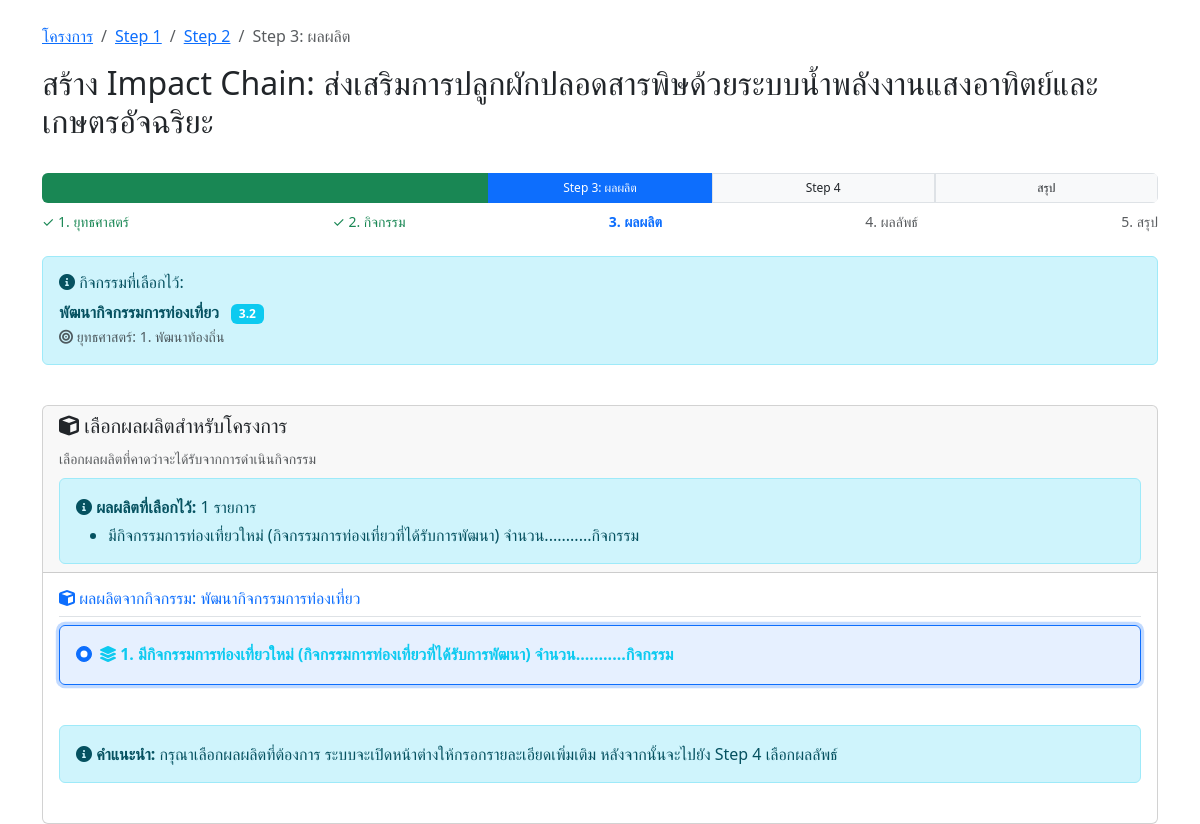
Before: /impact-chain/step3-output.php?project_id=7 (signed in) with the older database file.
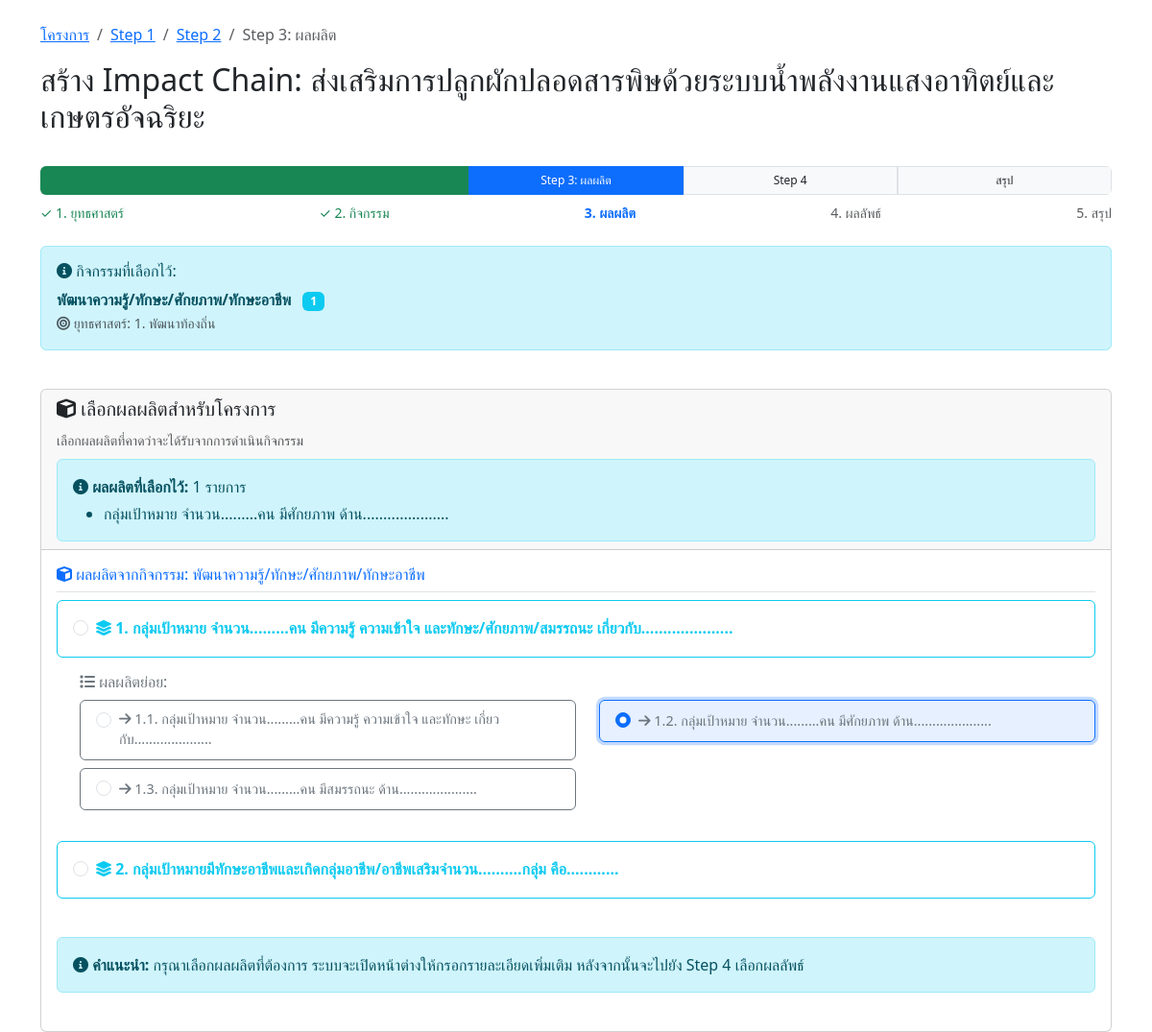
After: the same page with the newer database file.
### tables this page shows
CREATE TABLE `project_activities` (
  `id` int(11) NOT NULL,
  `project_id` int(11) NOT NULL COMMENT 'รหัสโครงการ',
  `activity_id` int(11) NOT NULL COMMENT 'รหัสกิจกรรม',
  `created_by` varchar(100) DEFAULT NULL COMMENT 'ผู้สร้าง',
  `created_at` timestamp NOT NULL DEFAULT current_timestamp(),
  `updated_at` timestamp NOT NULL DEFAULT current_timestamp() ON UPDATE current_timestamp()
);

CREATE TABLE `activities` (
  `activity_id` int(11) NOT NULL,
  `strategy_id` int(11) NOT NULL,
  `activity_code` varchar(20) NOT NULL,
  `activity_name` varchar(500) NOT NULL,
  `activity_description` text DEFAULT NULL
);

CREATE TABLE `strategies` (
  `strategy_id` int(11) NOT NULL,
  `strategy_code` varchar(50) NOT NULL,
  `strategy_name` varchar(255) NOT NULL,
  `description` text DEFAULT NULL,
  `created_at` timestamp NOT NULL DEFAULT current_timestamp()
);

CREATE TABLE `project_outputs` (
  `id` int(11) NOT NULL,
  `project_id` int(11) NOT NULL COMMENT 'รหัสโครงการ',
  `output_id` int(11) NOT NULL COMMENT 'รหัสผลผลิต',
  `output_details` text NOT NULL COMMENT 'รายละเอียดเพิ่มเติมของผลผลิต',
  `created_by` varchar(100) DEFAULT NULL COMMENT 'ผู้สร้าง',
  `created_at` timestamp NOT NULL DEFAULT current_timestamp(),
  `updated_at` timestamp NOT NULL DEFAULT current_timestamp() ON UPDATE current_timestamp()
);

CREATE TABLE `outputs` (
  `output_id` int(11) NOT NULL,
  `activity_id` int(11) NOT NULL,
  `output_sequence` varchar(10) DEFAULT NULL,
  `output_description` text NOT NULL,
  `target_details` text DEFAULT NULL
);

### impact-chain/step3-output.php (the view, shortened to what the changed rows need)
<?php
require_once '../config.php';
$project_id = isset($_GET['project_id']) ? (int)$_GET['project_id'] : 0;
$user_id = $_SESSION['user_id'];
$check_query = "SELECT * FROM projects WHERE id = ? AND created_by = ?";
$check_stmt = mysqli_prepare($conn, $check_query);
mysqli_stmt_bind_param($check_stmt, 'is', $project_id, $user_id);
mysqli_stmt_execute($check_stmt);
$project_result = mysqli_stmt_get_result($check_stmt);
$project = mysqli_fetch_assoc($project_result);
$selected_activity = null;
$activity_query = "SELECT pa.activity_id, a.activity_name, a.activity_code, a.activity_description, s.strategy_id, s.strategy_name
                   FROM project_activities pa
                   JOIN activities a ON pa.activity_id = a.activity_id
                   JOIN strategies s ON a.strategy_id = s.strategy_id
                   WHERE pa.project_id = ?";
$activity_stmt = mysqli_prepare($conn, $activity_query);
mysqli_stmt_bind_param($activity_stmt, 'i', $project_id);
mysqli_stmt_execute($activity_stmt);
$activity_result = mysqli_stmt_get_result($activity_stmt);
if (mysqli_num_rows($activity_result) > 0) {
    $selected_activity = mysqli_fetch_assoc($activity_result);
} else {
    $_SESSION['error_message'] = "กรุณาเลือกกิจกรรมก่อน";
    header("location: step2-activity.php?project_id=" . $project_id);
    exit;
}
$activity_id = $selected_activity['activity_id'];
$outputs_query = "SELECT o.*, a.activity_name, s.strategy_name
                  FROM outputs o
                  JOIN activities a ON o.activity_id = a.activity_id
                  JOIN strategies s ON a.strategy_id = s.strategy_id
                  WHERE o.activity_id = ?
                  ORDER BY o.output_sequence ASC, o.output_id ASC";
$outputs_stmt = mysqli_prepare($conn, $outputs_query);
mysqli_stmt_bind_param($outputs_stmt, 's', $activity_id);
mysqli_stmt_execute($outputs_stmt);
$outputs_result = mysqli_stmt_get_result($outputs_stmt);
$outputs = mysqli_fetch_all($outputs_result, MYSQLI_ASSOC);
$selected_outputs = [];
$selected_output_ids = [];
$selected_output_query = "SELECT po.output_id, o.output_description
                         FROM project_outputs po
                         JOIN outputs o ON po.output_id = o.output_id
                         WHERE po.project_id = ?";
$selected_output_stmt = mysqli_prepare($conn, $selected_output_query);
mysqli_stmt_bind_param($selected_output_stmt, 'i', $project_id);
mysqli_stmt_execute($selected_output_stmt);
$selected_output_result = mysqli_stmt_get_result($selected_output_stmt);
while ($output = mysqli_fetch_assoc($selected_output_result)) {
    $selected_outputs[] = $output;
    $selected_output_ids[] = $output['output_id'];
}
$grouped_outputs = [];
foreach ($outputs as $output) {
    $sequence = $output['output_sequence'];
    if (strpos($sequence, '.') === false) {
        $grouped_outputs[$sequence]['main'] = $output;
    } else {
        $main_sequence = explode('.', $sequence)[0];
        $grouped_outputs[$main_sequence]['sub'][] = $output;
    }
}
ksort($grouped_outputs);
?>
<!DOCTYPE html>
<html lang="th">
<head>
    <link href="https://cdn.jsdelivr.net/npm/bootstrap@5.3.0/dist/css/bootstrap.min.css" rel="stylesheet">
    <link href="https://cdnjs.cloudflare.com/ajax/libs/font-awesome/6.0.0/css/all.min.css" rel="stylesheet">
</head>
<body>
    <div class="container mt-4">
        <div class="row mb-4">
            <div class="col-12">
                <h2>สร้าง Impact Chain: <?php echo htmlspecialchars($project['name']); ?></h2>
            </div>
        </div>
        <div class="row mb-4">
            <div class="col-12">
                <div class="alert alert-info">
                    <div class="mb-0">
                        <strong><?php echo htmlspecialchars($selected_activity['activity_name']); ?></strong>
                        <span class="badge bg-info ms-2"><?php echo htmlspecialchars($selected_activity['activity_code']); ?></span>
                        <br>
                        <small class="text-muted">
                            <i class="fas fa-bullseye"></i> ยุทธศาสตร์: <?php echo $selected_activity['strategy_id']; ?>. <?php echo htmlspecialchars($selected_activity['strategy_name']); ?>
                        </small>
                    </div>
                </div>
            </div>
        </div>
        <div class="row">
            <div class="col-12">
                <div class="card">
                    <div class="card-header">
                        <?php if (!empty($selected_outputs)): ?>
                            <div class="mt-2">
                                <div class="alert alert-info mb-0">
                                    <ul class="mb-0 mt-1">
                                        <?php foreach ($selected_outputs as $output): ?>
                                            <li><?php echo htmlspecialchars($output['output_description']); ?></li>
                                        <?php endforeach; ?>
                                    </ul>
                                </div>
                            </div>
                        <?php endif; ?>
                    </div>
                    <div class="card-body">
                        <?php if (empty($outputs)): ?>
                            <div class="alert alert-warning">
                                <i class="fas fa-exclamation-triangle"></i> ไม่พบข้อมูลผลผลิตที่เกี่ยวข้องกับกิจกรรมที่เลือก
                            </div>
                            <div class="d-flex justify-content-between">
                                <a href="step2-activity.php?project_id=<?php echo $project_id; ?>" class="btn btn-outline-secondary">
                                    <i class="fas fa-arrow-left"></i> ย้อนกลับ
                                </a>
                            </div>
                        <?php else: ?>
                            <div class="mb-4">
                                <h6 class="text-primary border-bottom pb-2">
                                    <i class="fas fa-cube"></i> ผลผลิตจากกิจกรรม: <?php echo htmlspecialchars($selected_activity['activity_name']); ?>
                                </h6>
                                <?php
                                foreach ($grouped_outputs as $main_sequence => $group):
                                ?>
                                    <?php if (isset($group['main'])): ?>
                                        <div class="mb-4">
                                            <div class="row">
                                                <div class="col-12 mb-3">
                                                    <div class="card border-info output-card <?php echo in_array($group['main']['output_id'], $selected_output_ids) ? 'border-primary selected' : ''; ?>">
                                                        <div class="card-body">
                                                            <div class="form-check">
                                                                <input class="form-check-input" type="radio"
                                                                    name="selected_output" value="<?php echo $group['main']['output_id']; ?>"
                                                                    id="output_<?php echo $group['main']['output_id']; ?>"
                                                                    data-output-description="<?php echo htmlspecialchars($group['main']['output_description']); ?>"
                                                                    <?php echo in_array($group['main']['output_id'], $selected_output_ids) ? 'checked' : ''; ?>>
                                                                <label class="form-check-label fw-bold text-info" for="output_<?php echo $group['main']['output_id']; ?>">
                                                                    <i class="fas fa-layer-group"></i> <?php echo $group['main']['output_sequence']; ?>. <?php echo htmlspecialchars($group['main']['output_description']); ?>
                                                                </label>
                                                            </div>
                                                        </div>
                                                    </div>
                                                </div>
                                            </div>
                                            <?php if (isset($group['sub']) && !empty($group['sub'])): ?>
                                                <div class="ms-4">
                                                    <h6 class="text-secondary mb-2">
                                                        <i class="fas fa-list"></i> ผลผลิตย่อย:
                                                    </h6>
                                                    <div class="row">
                                                        <?php foreach ($group['sub'] as $sub_output): ?>
                                                            <div class="col-md-6 mb-2">
                                                                <div class="card border-secondary output-card <?php echo in_array($sub_output['output_id'], $selected_output_ids) ? 'border-primary selected' : ''; ?>">
                                                                    <div class="card-body py-2">
                                                                        <div class="form-check">
                                                                            <input class="form-check-input" type="radio"
                                                                                name="selected_output" value="<?php echo $sub_output['output_id']; ?>"
                                                                                id="output_<?php echo $sub_output['output_id']; ?>"
                                                                                data-output-description="<?php echo htmlspecialchars($sub_output['output_description']); ?>"
                                                                                <?php echo in_array($sub_output['output_id'], $selected_output_ids) ? 'checked' : ''; ?>>
                                                                            <label class="form-check-label text-secondary" for="output_<?php echo $sub_output['output_id']; ?>" style="font-size: 0.9rem;">
                                                                                <i class="fas fa-arrow-right"></i> <?php echo $sub_output['output_sequence']; ?>. <?php echo htmlspecialchars($sub_output['output_description']); ?>
                                                                            </label>
                                                                        </div>
                                                                    </div>
                                                                </div>
                                                            </div>
                                                        <?php endforeach; ?>
                                                    </div>
                                                </div>
                                            <?php endif; ?>
                                        </div>
                                    <?php endif; ?>
                                <?php endforeach; ?>
                                <div class="alert alert-info mt-4">
                                    <i class="fas fa-info-circle"></i>
                                    <strong>คำแนะนำ:</strong> กรุณาเลือกผลผลิตที่ต้องการ ระบบจะเปิดหน้าต่างให้กรอกรายละเอียดเพิ่มเติม หลังจากนั้นจะไปยัง Step 4 เลือกผลลัพธ์
                                </div>
                            </div>
                        <?php endif; ?>
                    </div>
                </div>
            </div>
        </div>
    </div>
</body>
</html>

Changed rows visible on the page:
removed project_activities: activity.activity_name "พัฒนากิจกรรมการท่องเที่ยว", activity.activity_code "3.2", strategies.strategy_id "1", strategies.strategy_name "พัฒนาท้องถิ่น"
removed project_outputs: output.output_description "มีกิจกรรมการท่องเที่ยวใหม่ (กิจกรรมการท่องเที่ยวที่ได้รับการพัฒนา) จำนวน...........กิจกรรม"
no longer on this page (row unchanged): outputs: output_id "☑ 1. มีกิจกรรมการท่องเที่ยวใหม่", output_sequence "1", output_description "มีกิจกรรมการท่องเที่ยวใหม่ (กิจกรรมการท่องเที่ยวที่ได้รับการพัฒนา) จำนวน...........กิจกรรม", shown under "ผลผลิตจากกิจกรรม: พัฒนากิจกรรมการท่องเที่ยว"
added project_activities: activity.activity_name "พัฒนาความรู้/ทักษะ/ศักยภาพ/ทักษะอาชีพ", activity.activity_code "1", strategies.strategy_id "1", strategies.strategy_name "พัฒนาท้องถิ่น"
added project_outputs: output.output_description "กลุ่มเป้าหมาย จำนวน.........คน มีศักยภาพ ด้าน....................."
now on this page (row unchanged): outputs: output_id "☐ 1. กลุ่มเป้าหมาย จำนวน........", output_sequence "1", output_description "กลุ่มเป้าหมาย จำนวน.........คน มีความรู้ ความเข้าใจ และทักษะ/ศักยภาพ/สมรรถนะ เกี่ยวกับ.....................", shown under "ผลผลิตจากกิจกรรม: พัฒนาความรู้/ทักษะ/ศักยภาพ/ทักษะอาชีพ"
now on this page (row unchanged): outputs: output_id "☐ 1.1. กลุ่มเป้าหมาย จำนวน......", output_sequence "1.1", output_description "กลุ่มเป้าหมาย จำนวน.........คน มีความรู้ ความเข้าใจ และทักษะ เกี่ยวกับ.....................", shown under "1"
now on this page (row unchanged): outputs: output_id "☑ 1.2. กลุ่มเป้าหมาย จำนวน......", output_sequence "1.2", output_description "กลุ่มเป้าหมาย จำนวน.........คน มีศักยภาพ ด้าน.....................", shown under "1"
now on this page (row unchanged): outputs: output_id "☐ 1.3. กลุ่มเป้าหมาย จำนวน......", output_sequence "1.3", output_description "กลุ่มเป้าหมาย จำนวน.........คน มีสมรรถนะ ด้าน.....................", shown under "1"
now on this page (row unchanged): outputs: output_id "☐ 2. กลุ่มเป้าหมายมีทักษะอาชีพแล", output_sequence "2", output_description "กลุ่มเป้าหมายมีทักษะอาชีพและเกิดกลุ่มอาชีพ/อาชีพเสริมจำนวน……....กลุ่ม คือ............", shown under "ผลผลิตจากกิจกรรม: พัฒนาความรู้/ทักษะ/ศักยภาพ/ทักษะอาชีพ"
